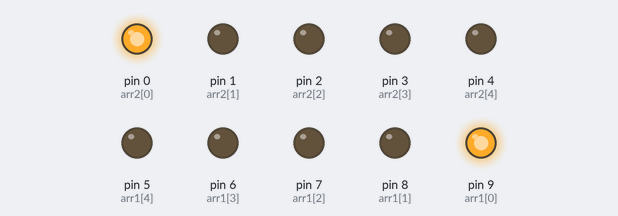
Bench run of a sketch on a simulated Arduino Uno, built with avr-gcc and run on an emulated ATmega328P. Shown: output pins drawn as LEDs (lit = HIGH).

Above: at 0.1 s.
At 0.5 s:
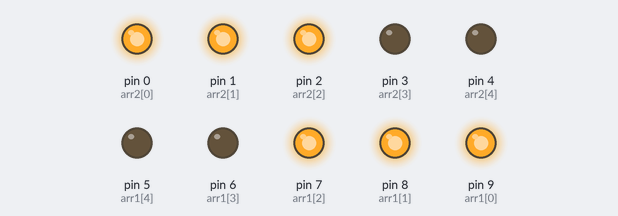
At 0.9 s:
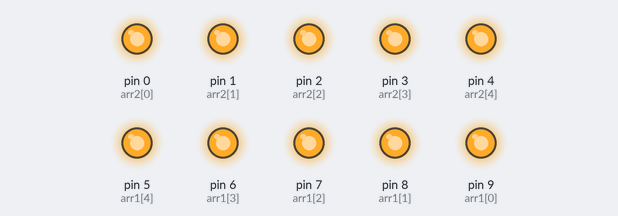
At 1.9 s:
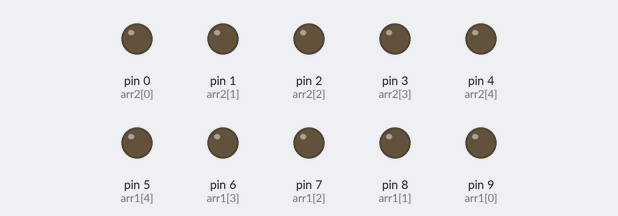
At 3.1 s:
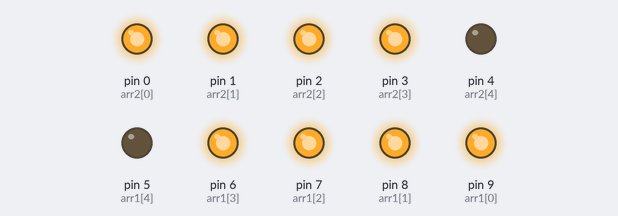
At 4.3 s:
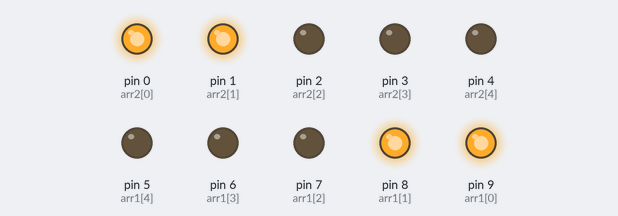
Timing chart, 0 to 4.6 s (numbered marks = the images above):
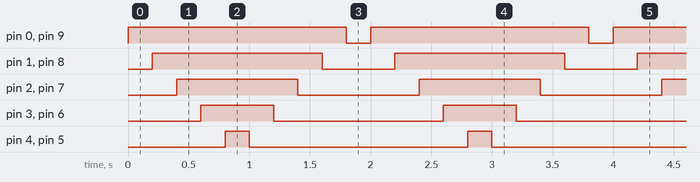

The sketch:

3.ino
```cpp
int i = 0;
byte arr1[5] = {9, 8, 7, 6, 5};
byte arr2[5] = {0, 1, 2, 3, 4};

void setup() {
  for (int i = 0; i < 10; i++) {
    pinMode(i, OUTPUT);
  }
}

void loop() {
  for (int i = 0; i < 5; i++) {
    digitalWrite(arr1[i], HIGH);
    digitalWrite(arr2[i], HIGH);
    delay(200);
  }
  for (int i = 4; i >= 0; i--) {
    digitalWrite(arr1[i], LOW);
    digitalWrite(arr2[i], LOW);
    delay(200);
  }
}
```

Measured:
- by itself, pin 0 (arr2[0]), pin 9 (arr1[0]): alternates HIGH for 1.8 s and LOW for 0.20 s
- by itself, pin 1 (arr2[1]), pin 8 (arr1[1]): alternates HIGH for 1.4 s and LOW for 0.60 s
- by itself, pin 2 (arr2[2]), pin 7 (arr1[2]): alternates HIGH for 1.0 s and LOW for 1.0 s
- by itself, pin 3 (arr2[3]), pin 6 (arr1[3]): alternates HIGH for 0.60 s and LOW for 1.4 s
- by itself, pin 4 (arr2[4]), pin 5 (arr1[4]): alternates HIGH for 0.20 s and LOW for 1.8 s
